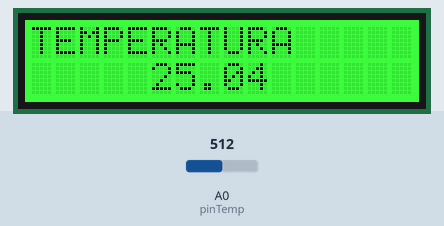
Bench run of a sketch on a simulated Arduino Uno, built with avr-gcc and run on an emulated ATmega328P. On the bench: 16×2 character LCD. Inputs (shaded band) come from the test bench; at power-on: A0 (pinTemp) = 512.

Above: at 2.2 s.
2.3 s: A0 (pinTemp) set to 554
At 4.2 s:
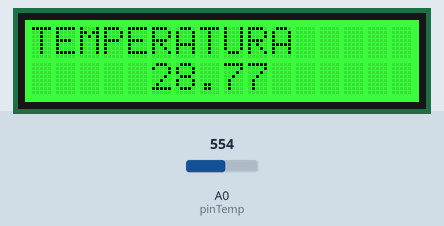
4.5 s: A0 (pinTemp) set to 578
At 6.2 s:
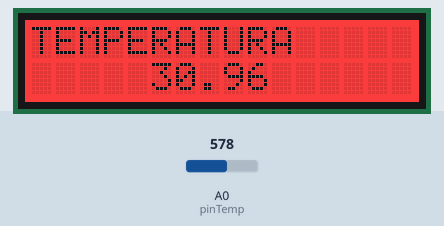
6.6 s: A0 (pinTemp) set to 511
At 8.2 s:
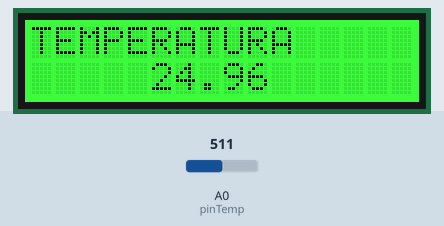
Timing chart, 0 to 9.7 s (numbered marks = the images above; inputs shaded):
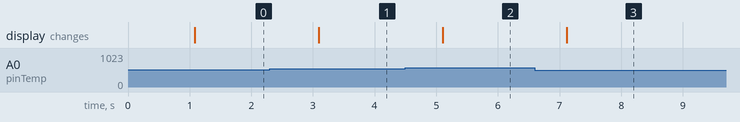

The sketch:

PantallaLCD.ino
```cpp
#include <Wire.h>
#include "rgb_lcd.h"

rgb_lcd lcd;

const int colorR = 255;
const int colorG = 0;
const int colorB = 0;

// Define the pin to which the temperature sensor is connected.
const int pinTemp = A0;

// Define the B-value of the thermistor.
// This value is a property of the thermistor used in the Grove - Temperature Sensor,
// and used to convert from the analog value it measures and a temperature value.
const int B = 3975;

void setup()
{
    // set up the LCD's number of columns and rows:
    lcd.begin(16, 2);

    lcd.setRGB(colorR, colorG, colorB);

    // Print a message to the LCD.
    lcd.print("TEMPERATURA");

    delay(1000);
}

void loop()
{
    // Get the (raw) value of the temperature sensor.
    int val = analogRead(pinTemp);

    // Determine the current resistance of the thermistor based on the sensor value.
    float resistance = (float)(1023-val)*10000/val;

    // Calculate the temperature based on the resistance value.
    float temperature = 1/(log(resistance/10000)/B+1/298.15)-273.15;

    // Print the temperature to the serial console.
    if(temperature>30){
      lcd.setRGB(255, 0, 0);
    }else{

      lcd.setRGB(0, 255, 0);
    }

    lcd.setCursor(5, 1);
    lcd.print(temperature);

    // Wait one second between measurements.
    delay(1000);
}

/*********************************************************************************************************
  END FILE
*********************************************************************************************************/
```

Measured:
- the behaviour switches between 567 and 568 on A0 (pinTemp) (found by bisection; images 1 and 2)
- after the input at 2.3 s, the display: changes after 0.79 s (image 1)
- after the input at 4.5 s, the display: changes after 0.60 s (image 2)
- after the input at 6.6 s, the display: changes after 0.52 s (image 3)
